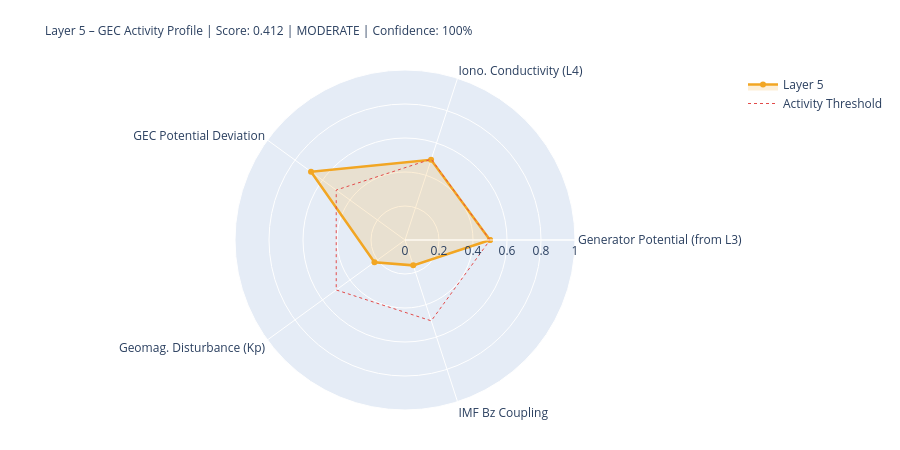

This figure's notebook cell:
### Markdown cell above
---
## 5. State Assessment & Handoff to Layer 6

### Code cell
# ============================================================
# LAYER-5-SCORE
# ============================================================

# Components
# 1) Generator activity (Layer-3-driven)
gen_score = norm(generator_strength, 0.3, 2.0)
gen_src   = 'from_layer3' if l3_thunder_score is not None else 'estimated'

# 2) Ionospheric conductivity (Layer-4-driven)
iono_score = norm(iono_cond_factor, 0.7, 1.4)
iono_src   = 'from_layer4' if l4_ioniz is not None else 'estimated'

# 3) GEC potential deviation from reference
pot_score = norm(abs(delta_V_pct), 0, 30)  # 0 = at reference, 1 = 30% deviation
pot_src   = 'derived'

# 4) Geomagnetic disturbance (Kp) – modulates vertical currents
kp_score = norm(kp_val, 0, 9)
kp_src   = 'primary' if kp_now is not None else 'from_layer4'

# 5) IMF Bz coupling (southward = stronger M-I coupling → GEC influence)
bz_score = norm(-(bz_now or 0), -5, 30) if bz_now is not None else None
bz_src   = 'primary' if bz_now is not None else 'missing'

COMPONENTS = {
    'Generator Potential (from L3)':  {'score': gen_score,   'source': 'derived_from_layer3', 'dynamic': True},
    'Iono. Conductivity (L4)':      {'score': iono_score,  'source': iono_src, 'dynamic': True},
    'GEC Potential Deviation':      {'score': pot_score,   'source': pot_src,  'dynamic': True},
    'Geomag. Disturbance (Kp)':         {'score': kp_score,    'source': kp_src,   'dynamic': True},
    'IMF Bz Coupling':               {'score': bz_score,    'source': bz_src,   'dynamic': True},
}

available   = {k: v['score'] for k, v in COMPONENTS.items() if v['score'] is not None}
unavailable = [k for k, v in COMPONENTS.items() if v['score'] is None]
layer5_score = round(sum(available.values()) / len(available), 4) if available else None
confidence   = round(len(available) / len(COMPONENTS), 2)
level = ('unknown' if layer5_score is None
         else 'quiet'   if layer5_score < 0.3
         else 'moderate' if layer5_score < 0.6
         else 'active')
dominant_l5 = max(available, key=available.get) if available else 'none'

# Kp consistency: separate 1-min raw value from score value
kp_1m_raw   = kp_now          # directly from API (can be 0.0 during live measurement)
kp_for_score = kp_val          # from Layer-0 context or estimated value if needed
kp_score_src = kp_src

W = 68
print('=' * W)
print('LAYER 5 – GLOBAL ELECTRIC CIRCUIT – STATE ASSESSMENT')
print('=' * W)
for name, comp in COMPONENTS.items():
    s = comp['score']
    if s is not None:
        bar = '█' * int(s*20) + '░' * (20-int(s*20))
        print(f'  {name:<34} {bar}  {s:.3f}  [{comp["source"]}]')
    else:
        print(f'  {name:<34} {"─"*20}  n/a   [missing]')
print('-' * W)
print(f'  Score:         {layer5_score:.3f}  ({len(available)}/{len(COMPONENTS)} components)')
print(f'  Confidence:    {confidence:.0%}')
print(f'  Level:         {level.upper()}')
print(f'  Dominant:      {dominant_l5}')
print(f'  V_iono:        {V_iono_mod:.1f} kV  (Δ {delta_V_pct:+.1f}% vs. Ref)')
print(f'  I_total:       {I_total_mod:.1f} A   (Δ {delta_I_pct:+.1f}% vs. Ref)')
print('=' * W)

# Radar
cats   = list(available.keys())
vals_r = list(available.values())
if len(cats) >= 3:
    fig = go.Figure()
    fig.add_trace(go.Scatterpolar(
        r=vals_r + [vals_r[0]], theta=cats + [cats[0]],
        fill='toself', fillcolor='rgba(242,166,35,0.18)',
        line=dict(color='#F2A623', width=2.5), name='Layer 5'
    ))
    fig.add_trace(go.Scatterpolar(
        r=[0.5]*(len(cats)+1), theta=cats+[cats[0]],
        line=dict(color='#E24B4A', dash='dot', width=1),
        mode='lines', name='Activity Threshold'
    ))
    fig.update_layout(
        title=dict(
            text=f'Layer 5 – GEC Activity Profile | Score: {layer5_score:.3f} | {level.upper()} | Confidence: {confidence:.0%}',
            font=dict(size=12)
        ),
        polar=dict(radialaxis=dict(visible=True, range=[0,1])),
        height=450, showlegend=True,
        margin=dict(l=80, r=80, t=70, b=40)
    )
    fig.show()

### Figure 1 — Plotly figure (JSON) as saved in the notebook; plotly's stock layout.template omitted (floating-point values rounded to 4 significant figures)
{"data": [{"fill": "toself", "fillcolor": "rgba(242,166,35,0.18)", "line": {"color": "#F2A623", "width": 2.5}, "name": "Layer 5", "r": [0.5, 0.4963, 0.6833, 0.2222, 0.1569, 0.5], "theta": ["Generator Potential (from L3)", "Iono. Conductivity (L4)", "GEC Potential Deviation", "Geomag. Disturbance (Kp)", "IMF Bz Coupling", "Generator Potential (from L3)"], "type": "scatterpolar"}, {"line": {"color": "#E24B4A", "dash": "dot", "width": 1}, "mode": "lines", "name": "Activity Threshold", "r": [0.5, 0.5, 0.5, 0.5, 0.5, 0.5], "theta": ["Generator Potential (from L3)", "Iono. Conductivity (L4)", "GEC Potential Deviation", "Geomag. Disturbance (Kp)", "IMF Bz Coupling", "Generator Potential (from L3)"], "type": "scatterpolar"}], "layout": {"height": 450, "margin": {"b": 40, "l": 80, "r": 80, "t": 70}, "polar": {"radialaxis": {"range": [0, 1], "visible": true}}, "showlegend": true, "title": {"font": {"size": 12}, "text": "Layer 5 – GEC Activity Profile | Score: 0.412 | MODERATE | Confidence: 100%"}}}
